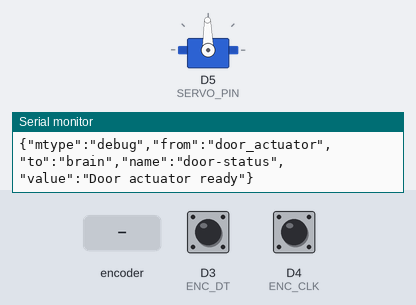
Bench run of a sketch on a simulated ESP8266 (NodeMCU). Shown: servo, the last lines printed to the serial monitor. Wiring (inferred from the names in the program): servo: signal D5. Inputs (shaded band) come from the test bench; at power-on: D3 (ENC_DT) HIGH, D4 (ENC_CLK) HIGH. Servo pulses on a pin are drawn as a servo (544–2400 µs = 0–180°).

Above: at 1.2 s.
1.3 s: rotary encoder on D4 (ENC_CLK) / D3 (ENC_DT) turned 3 steps (first pin leading)
3.4 s: rotary encoder on D4 (ENC_CLK) / D3 (ENC_DT) turned 3 steps (first pin leading)
At 4.2 s:
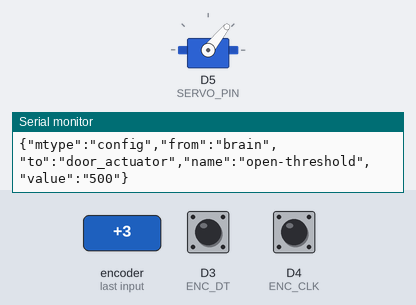
5.5 s: rotary encoder on D4 (ENC_CLK) / D3 (ENC_DT) turned 3 steps (first pin leading)
At 6.9 s:
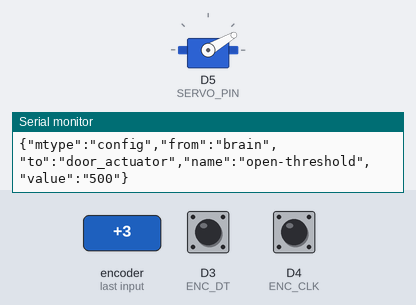
7.6 s: rotary encoder on D4 (ENC_CLK) / D3 (ENC_DT) turned 3 steps (first pin leading)
At 8.5 s:
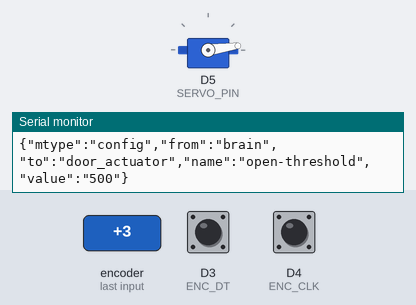
Timing chart, 0 to 10.6 s (numbered marks = the images above; inputs shaded):
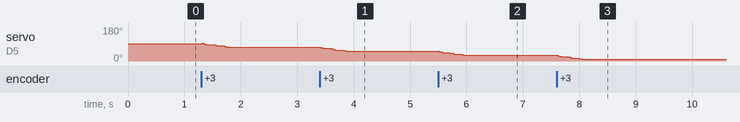

Measured:
- after the input at 3.4 s, servo on D5 (SERVO_PIN): moves from 73° to 51° over 0.46 s, starting at once
- after the input at 5.5 s, servo on D5 (SERVO_PIN): moves from 51° to 30° over 0.46 s, starting at once
- after the input at 7.6 s, servo on D5 (SERVO_PIN): moves from 30° to 8° over 0.46 s, starting at once

The sketch:

door_actuator.ino
```cpp
#include <Arduino.h>
#include <ArduinoJson.h>

#define ENC_DT   D3
#define ENC_CLK  D4
#define SERVO_PIN D5
#define MIN_ANGLE  30
#define MAX_ANGLE 130
#define PULSE_MIN 1000
#define PULSE_MAX 2000
#define PERIOD     20000

const String moduleID = "door_actuator";  // Module identifier for messaging
volatile long position = 0;  // Encoder position
int lastEncoded = 0;  // Last encoder state
int lastServoAngle = -1;  // Last angle sent to servo
bool moving = false;  // Is the door moving?
String doorStatus = "opened";  // Current door status
unsigned long lastMoveTime = 0;  // Time of last movement

// Configurable parameters
String doorSpeed = "slow";  // Door speed setting
int openThreshold = 500;  // Threshold for door open detection
String initialDoorStatus = "opened";  // Initial door status setting

void sendDebug(const char* name, const String& value);  // Function to send debug messages
void sendConfig(const char* name, const String& value);  // Function to send config messages
void sendError(const char* name, int value);  // Function to send error messages
void writeServoAngle(int angle);  // Function to write angle to servo
void handleIncomingMessage(const String& message);  // Function to handle incoming brain messages

void IRAM_ATTR onEncoderChange() {  // Encoder interrupt handler
  int MSB = digitalRead(ENC_DT);
  int LSB = digitalRead(ENC_CLK);
  int encoded = (MSB << 1) | LSB;
  int sum = (lastEncoded << 2) | encoded;
  if (sum == 0b1101 || sum == 0b0100 || sum == 0b0010 || sum == 0b1011) position++;  // Increment position
  if (sum == 0b1110 || sum == 0b0111 || sum == 0b0001 || sum == 0b1000) position--;  // Decrement position
  lastEncoded = encoded;

  if (!moving) {  // If not already moving, start
    moving = true;
    doorStatus = "open";  // Update status
    sendDebug("door-status", "open");  // Notify brain

    // Send config messages when movement starts
    sendConfig("door-speed", doorSpeed);
    sendConfig("open-threshold", String(openThreshold));
  }

  lastMoveTime = millis();  // Update last movement time
}

void setup() {
  pinMode(ENC_DT, INPUT_PULLUP);  // Encoder pin setup
  pinMode(ENC_CLK, INPUT_PULLUP);
  pinMode(SERVO_PIN, OUTPUT);  // Servo pin setup
  attachInterrupt(digitalPinToInterrupt(ENC_DT), onEncoderChange, CHANGE);  // Encoder interrupts
  attachInterrupt(digitalPinToInterrupt(ENC_CLK), onEncoderChange, CHANGE);
  Serial.begin(115200);  // Start serial communication

  // Send initial config message for door status
  sendConfig("initial-door-status", initialDoorStatus);

  // Send debug message that actuator is ready
  sendDebug("door-status", "Door actuator ready");
}

void loop() {
  // Check for incoming messages from brain
  if (Serial.available()) {
    String incoming = Serial.readStringUntil('\n');
    handleIncomingMessage(incoming);
  }

  // If movement stopped (timeout)
  if (moving && millis() - lastMoveTime > 1000) {
    moving = false;
    doorStatus = "opened";  // Note: This should likely be "closed" but code leaves it as "opened"
    sendDebug("door-status", "opened");

    // Report door-close-failure if position too small
    if (abs(position) < 10) {
      int failurePercentage = map(abs(position), 0, 50, 0, 100);
      sendError("door-close-failure", failurePercentage);
    }

    // Report door-open-failure if position too small
    if (abs(position) < openThreshold) {
      int failurePercentage = map(abs(position), 0, 50, 0, 100);
      sendError("door-open-failure", failurePercentage);
    }
  }

  // Convert encoder position to servo angle and update if changed
  int angle = map(position, -50, 50, MIN_ANGLE, MAX_ANGLE);
  angle = constrain(angle, MIN_ANGLE, MAX_ANGLE);
  if (angle != lastServoAngle) {
    writeServoAngle(angle);
    lastServoAngle = angle;
  }
}

void handleIncomingMessage(const String& message) {  // Handle incoming messages
  StaticJsonDocument<256> doc;
  DeserializationError error = deserializeJson(doc, message);
  if (error) return;

  String mtype = doc["mtype"] | "";
  String from = doc["from"] | "";
  String to = doc["to"] | "";
  String name = doc["name"] | "";
  String value = doc["value"] | "";

  if (to != moduleID) return;  // Ignore if not for us

  // Handle door open command
  if (mtype == "door_actuator.open" && name == "close-door" && value == "false") {
    moving = true;
    doorStatus = "open";
    sendDebug("door-status", "open");
    position = 50;  // Simulate full open
    lastMoveTime = millis();
  }
  // Handle door close command
  else if (mtype == "door_actuator.close" && name == "close-door" && value == "true") {
    moving = true;
    doorStatus = "closed";
    sendDebug("door-status", "closed");
    position = -50;  // Simulate full close
    lastMoveTime = millis();
  }
}

void writeServoAngle(int angle) {  // Write angle to servo with PWM
  int pulse = map(angle, MIN_ANGLE, MAX_ANGLE, PULSE_MIN, PULSE_MAX);
  pulse = constrain(pulse, PULSE_MIN, PULSE_MAX);
  digitalWrite(SERVO_PIN, HIGH);
  delayMicroseconds(pulse);
  digitalWrite(SERVO_PIN, LOW);
  delayMicroseconds(PERIOD - pulse);
}

void sendDebug(const char* name, const String& value) {  // Send debug message
  StaticJsonDocument<128> doc;
  doc["mtype"] = "debug";
  doc["from"] = moduleID;
  doc["to"] = "brain";
  doc["name"] = name;
  doc["value"] = value;
  serializeJson(doc, Serial);
  Serial.println();
}

void sendConfig(const char* name, const String& value) {  // Send config message
  StaticJsonDocument<128> doc;
  doc["mtype"] = "config";
  doc["from"] = "brain";
  doc["to"] = moduleID;
  doc["name"] = name;
  doc["value"] = value;
  serializeJson(doc, Serial);
  Serial.println();
}

void sendError(const char* name, int value) {  // Send error message
  StaticJsonDocument<128> doc;
  doc["mtype"] = "error";
  doc["from"] = moduleID;
  doc["to"] = "brain";
  doc["name"] = name;
  doc["value"] = value;
  serializeJson(doc, Serial);
  Serial.println();
}
```
